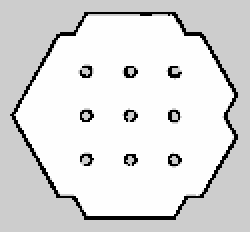
//> input picture maps/map.pgm, 125 x 116 px, given in place of sf_map.pgm, which was not available (shown 2 times larger)
$ ./mapoverlay   (built with g++ and OpenCV 4)
//> lines starting //> are read from the running program, lines starting //| are printed output that depends on the picture; pictures that were not available may be replaced by others from this repository, and a replacement may not be noted
#include <opencv2/opencv.hpp>
#include <cstdlib> // for getenv()

int main(int argc, char** argv) {
    // Define the path to the maps directory
    std::string home_path = std::getenv("HOME");  // Get the home directory
    std::string maps_path = home_path + "/maps/";  // Maps directory

    // Define the paths to the map.pgm and gazebo_sf_map.pgm files
    std::string map_file = maps_path + "sf_map.pgm";
    std::string gazebo_map_file = maps_path + "gazebo_sf_map.pgm";

    // Load the map.pgm file
    cv::Mat map_image = cv::imread(map_file, cv::IMREAD_GRAYSCALE);
//> map_image is the input picture: 116 rows x 125 cols, CV_8UC1; min 0, max 254, mean 220.4

    // Load the gazebo_map.pgm file
    cv::Mat gazebo_map_image = cv::imread(gazebo_map_file, cv::IMREAD_GRAYSCALE);
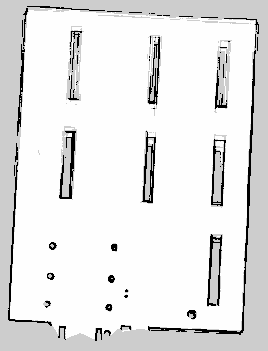
//> input picture maps/gazebo_sf_map.pgm, 268 x 351 px
//> gazebo_map_image is the input picture: 351 rows x 268 cols, CV_8UC1; min 0, max 254, mean 230.1

    // Scale down the sf_map.pgm image for display only
    cv::Mat scaled_map_image;
    double scale_factor_for_display = 0.5;  // Scale down to 50% of the original size
    cv::resize(map_image, scaled_map_image, cv::Size(), scale_factor_for_display, scale_factor_for_display);

    // Create windows to display the original images
    const std::string window_name_1 = "Map Image";
    const std::string window_name_2 = "Gazebo Map Image";
    const std::string window_name_3 = "Overlayed Image";
    cv::namedWindow(window_name_1, cv::WINDOW_AUTOSIZE);
    cv::namedWindow(window_name_2, cv::WINDOW_AUTOSIZE);
    cv::namedWindow(window_name_3, cv::WINDOW_AUTOSIZE);

    // Display the scaled map image and the original gazebo map image
    cv::imshow(window_name_1, scaled_map_image);
    cv::imshow(window_name_2, gazebo_map_image);

    // Apply transformations to the second image for overlay only
    cv::Mat transformed_gazebo_image = gazebo_map_image.clone();

    // Scale the cloned image
    double scale_factor = 1.6;
    cv::resize(transformed_gazebo_image, transformed_gazebo_image, cv::Size(), scale_factor, scale_factor);
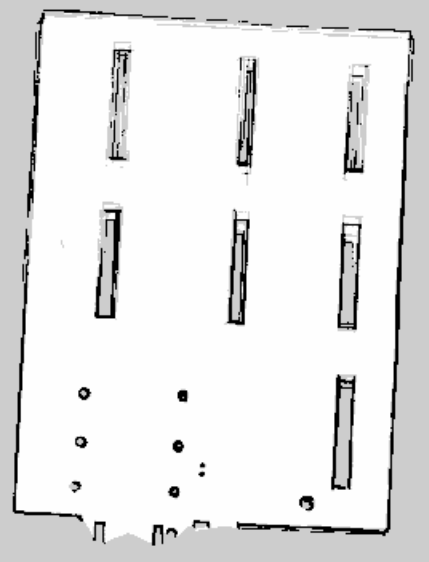
//> transformed_gazebo_image: 562 rows x 429 cols, CV_8UC1; min 0, max 254, mean 230

    // Rotate the cloned image
    double angle = 92.5;
    cv::Point2f center(transformed_gazebo_image.cols / 2.0, transformed_gazebo_image.rows / 2.0);
//> center = Point(214.5, 281)
    cv::Mat rotation_matrix = cv::getRotationMatrix2D(center, angle, 1.0);
    cv::Rect bbox = cv::RotatedRect(center, transformed_gazebo_image.size(), angle).boundingRect();
//> bbox = Rect(-76, 54, 582, 455)
    rotation_matrix.at<double>(0, 2) += bbox.width / 2.0 - center.x;
    rotation_matrix.at<double>(1, 2) += bbox.height / 2.0 - center.y;
    cv::warpAffine(transformed_gazebo_image, transformed_gazebo_image, rotation_matrix, bbox.size());
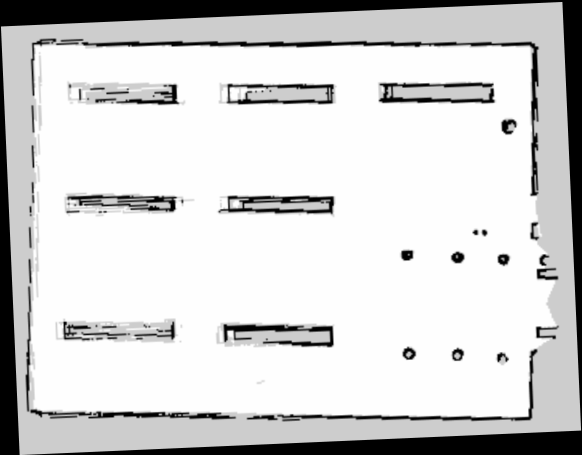
//> transformed_gazebo_image: 455 rows x 582 cols, CV_8UC1; min 0, max 254, mean 209.4

    // Expand the canvas to prevent cropping during translation
    int expand_x = 100;
    int expand_y = 50;
    cv::Mat expanded_image = cv::Mat::zeros(transformed_gazebo_image.rows + expand_y, transformed_gazebo_image.cols + expand_x, transformed_gazebo_image.type());
    transformed_gazebo_image.copyTo(expanded_image(cv::Rect(expand_x / 2, expand_y / 2, transformed_gazebo_image.cols, transformed_gazebo_image.rows)));
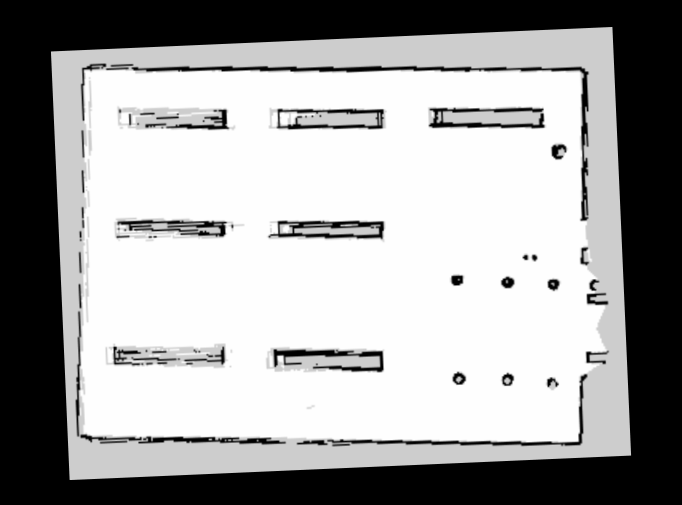
//> expanded_image: 505 rows x 682 cols, CV_8UC1; min 0, max 254, mean 161

    // Translate the image
    cv::Mat translation_matrix = (cv::Mat_<double>(2, 3) << 1, 0, -70, 0, 1, -1);
    cv::warpAffine(expanded_image, expanded_image, translation_matrix, expanded_image.size());
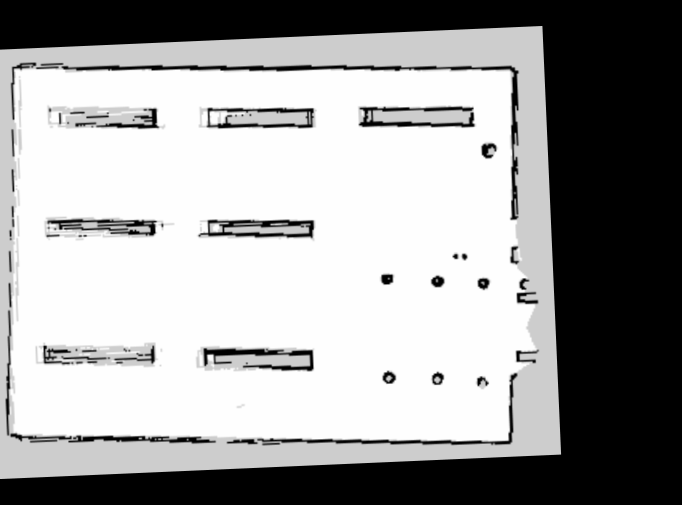
//> expanded_image: 505 rows x 682 cols, CV_8UC1; min 0, max 254, mean 158.6

    // Scale down the sf_map.pgm for overlaying
    cv::Mat scaled_map_image_for_overlay;
    cv::resize(map_image, scaled_map_image_for_overlay, cv::Size(), scale_factor_for_display, scale_factor_for_display);

    // Ensure proper scaling of the transformed image without distortion (preserving aspect ratio)
    int original_width = expanded_image.cols;
//> original_width = 682
    int original_height = expanded_image.rows;
//> original_height = 505
    int target_width = scaled_map_image_for_overlay.cols;
//> target_width = 62
    int target_height = scaled_map_image_for_overlay.rows;
//> target_height = 58
    double aspect_ratio_original = static_cast<double>(original_width) / original_height;
//> aspect_ratio_original = 1.35
    double aspect_ratio_target = static_cast<double>(target_width) / target_height;
//> aspect_ratio_target = 1.07
    int new_width, new_height;
    if (aspect_ratio_original > aspect_ratio_target) {
        new_width = target_width;
//> new_width = 62
        new_height = static_cast<int>(target_width / aspect_ratio_original);
//> new_height = 45
    } else {
        new_height = target_height;
        new_width = static_cast<int>(target_height * aspect_ratio_original);
    }
    cv::Mat properly_scaled_gazebo_image;
    cv::resize(expanded_image, properly_scaled_gazebo_image, cv::Size(new_width, new_height));

    // Center the image within the target overlay size
    cv::Mat centered_gazebo_image = cv::Mat::zeros(scaled_map_image_for_overlay.size(), properly_scaled_gazebo_image.type());
    int offset_x = (target_width - new_width) / 2;
//> offset_x = 0
    int offset_y = (target_height - new_height) / 2;
    properly_scaled_gazebo_image.copyTo(centered_gazebo_image(cv::Rect(offset_x, offset_y, new_width, new_height)));
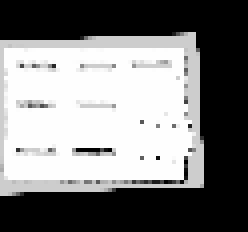
//> centered_gazebo_image: 58 rows x 62 cols, CV_8UC1 (shown 4 times larger); min 0, max 254, mean 125.7

    // Overlay the scaled sf_map.pgm and the properly scaled gazebo_sf_map.pgm with transparency
    cv::Mat overlay_image;
    double alpha = 0.5; // Set transparency level
    cv::addWeighted(scaled_map_image_for_overlay, alpha, centered_gazebo_image, 1 - alpha, 0, overlay_image);
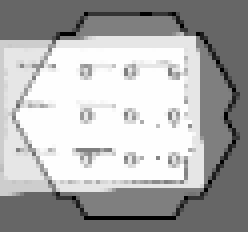
//> overlay_image: 58 rows x 62 cols, CV_8UC1 (shown 4 times larger); min 0, max 254, mean 173

    // Show the overlayed image in a new window
    cv::imshow(window_name_3, overlay_image);

    // Wait indefinitely until a key is pressed
    cv::waitKey(0);

    return 0;
}
